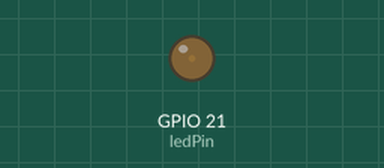
This sketch was run on a simulated ESP32-S3. On the bench: output pins drawn as LEDs (lit = HIGH).

Above: at 0.05 s.
At 1.15 s:
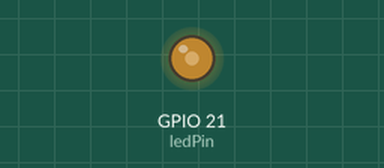
At 2.3 s:
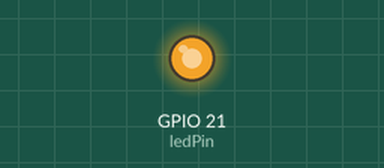
At 4.6 s:
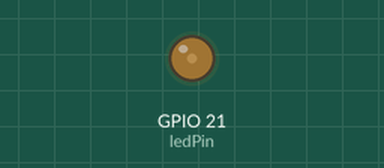
Timing chart, 0 to 6.7 s (numbered marks = the images above):
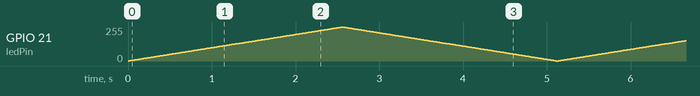

The sketch:

pwm-fade-led.ino
```cpp
/*
 * Fade an LED
 *
 * Board:  tinyCore (ESP32-S3)
 * Docs:   https://tinydocs.cc/5_reference/advanced/pwm/
 * Studio: https://app.tinystudio.cc/Mister-Industries/tinyStudio-examples/advanced/pwm-fade-led
 *
 * Part of the MR.INDUSTRIES tinyStudio examples collection.
 * Generated from tinyDocs — edit the docs page, not this file.
 */

const int ledPin = 21;     // LED_BOOT on tinyCore
const int freq = 5000;     // 5 kHz — no visible flicker
const int resolution = 8;  // 8-bit: 0–255

void setup() {
  ledcAttach(ledPin, freq, resolution);
}

void loop() {
  // Fade up
  for (int duty = 0; duty <= 255; duty++) {
    ledcWrite(ledPin, duty);
    delay(10);
  }
  // Fade down
  for (int duty = 255; duty >= 0; duty--) {
    ledcWrite(ledPin, duty);
    delay(10);
  }
}
```
